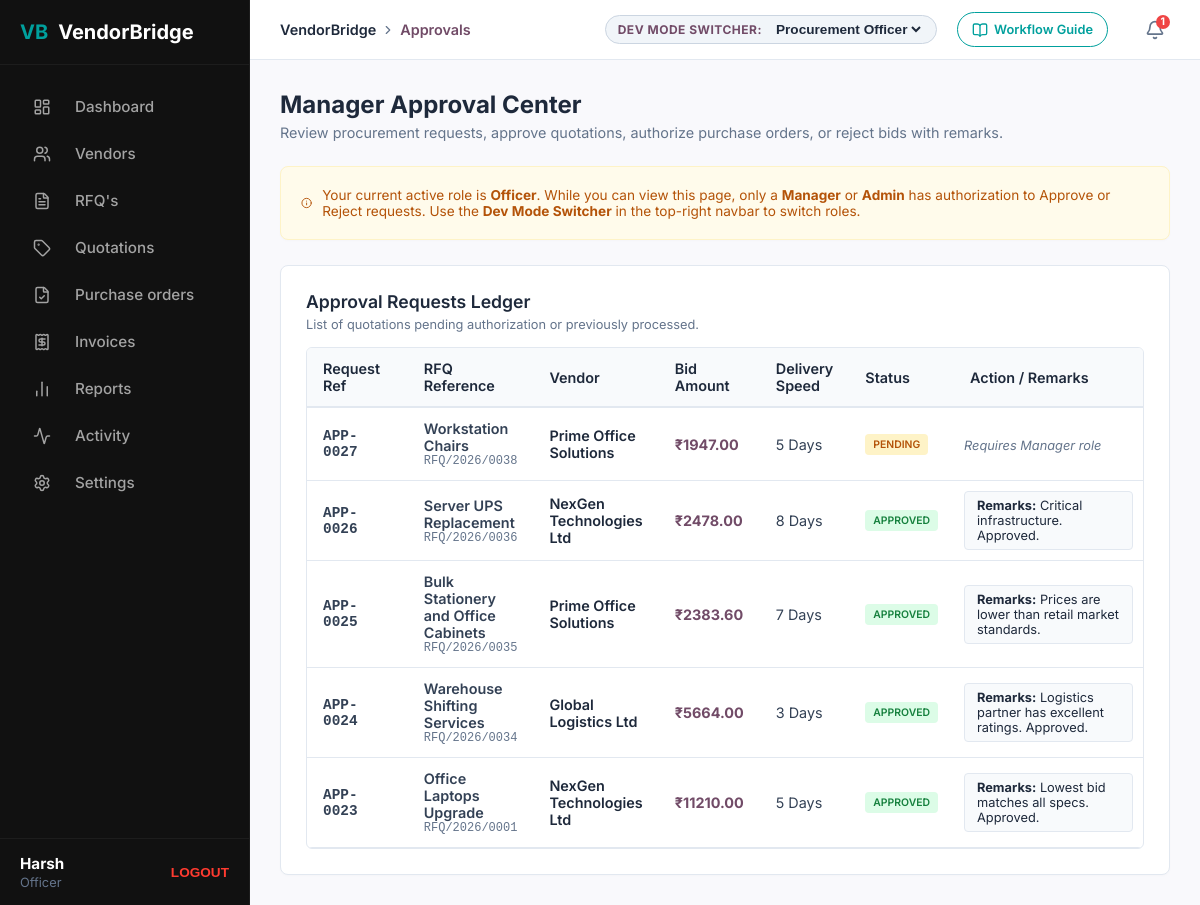
The app's page /approvals/ (signed in) with its own data.
### procurement/models.py (models this page shows, shortened)
class User(AbstractUser):
    ROLE_CHOICES = (
        ('Officer', 'Procurement Officer'),
        ('Vendor', 'Vendor'),
        ('Manager', 'Manager / Approver'),
        ('Admin', 'Admin'),
    )
    email = models.EmailField(unique=True)
    role = models.CharField(max_length=20, choices=ROLE_CHOICES, default='Officer')
    objects = UserManager()
    USERNAME_FIELD = 'email'
    REQUIRED_FIELDS = []

class Approval(models.Model):
    STATUS_CHOICES = (
        ('Pending', 'Pending'),
        ('Approved', 'Approved'),
        ('Rejected', 'Rejected'),
    )
    quotation = models.ForeignKey(Quotation, on_delete=models.CASCADE, related_name='approvals')
    approver = models.ForeignKey(User, on_delete=models.CASCADE, related_name='approvals_done')
    status = models.CharField(max_length=20, choices=STATUS_CHOICES, default='Pending')
    remarks = models.TextField(blank=True)
    created_at = models.DateTimeField(auto_now_add=True)

class Quotation(models.Model):
    STATUS_CHOICES = (
        ('Draft', 'Draft'),
        ('Submitted', 'Submitted'),
        ('Shortlisted', 'Shortlisted'),
        ('Approved', 'Approved'),
        ('Rejected', 'Rejected'),
    )
    rfq = models.ForeignKey(RFQ, on_delete=models.CASCADE, related_name='quotations')
    vendor = models.ForeignKey(VendorProfile, on_delete=models.CASCADE, related_name='quotations')
    delivery_timeline_days = models.IntegerField(default=7)
    items_quotation = models.JSONField() # Array of objects: [{name, spec, qty, unit_price}]
    subtotal = models.DecimalField(max_digits=12, decimal_places=2, default=0.00)
    tax_amount = models.DecimalField(max_digits=12, decimal_places=2, default=0.00)
    total_price = models.DecimalField(max_digits=12, decimal_places=2, default=0.00)
    notes = models.TextField(blank=True)
    status = models.CharField(max_length=20, choices=STATUS_CHOICES, default='Draft')
    created_at = models.DateTimeField(auto_now_add=True)

class RFQ(models.Model):
    STATUS_CHOICES = (
        ('Draft', 'Draft'),
        ('Sent', 'Sent'),
        ('Received', 'Quotations Received'),
        ('Compared', 'Compared'),
        ('Approved', 'Approved'),
        ('PO_Generated', 'PO Generated'),
        ('Cancelled', 'Cancelled'),
    )
    rfq_number = models.CharField(max_length=50, unique=True, editable=False)
    title = models.CharField(max_length=255)
    description = models.TextField(blank=True)
    items = models.JSONField()  # Array of objects: [{name, spec, qty}]
    deadline = models.DateTimeField()
    status = models.CharField(max_length=20, choices=STATUS_CHOICES, default='Draft')
    created_by = models.ForeignKey(User, on_delete=models.CASCADE, related_name='created_rfqs')
    assigned_vendors = models.ManyToManyField(VendorProfile, related_name='assigned_rfqs')
    created_at = models.DateTimeField(auto_now_add=True)
    updated_at = models.DateTimeField(auto_now=True)

class VendorProfile(models.Model):
    STATUS_CHOICES = (
        ('Active', 'Active'),
        ('Suspended', 'Suspended'),
        ('Under Review', 'Under Review'),
    )
    user = models.OneToOneField(User, on_delete=models.CASCADE, related_name='vendor_profile', null=True, blank=True)
    name = models.CharField(max_length=255)
    category = models.CharField(max_length=100) # e.g. IT Hardware, Office Supplies, Services
    gst_number = models.CharField(max_length=15, unique=True)
    contact_email = models.EmailField()
    phone = models.CharField(max_length=15)
    address = models.TextField()
    rating = models.FloatField(default=5.0)
    status = models.CharField(max_length=20, choices=STATUS_CHOICES, default='Active')
    contact_person = models.CharField(max_length=100, default="John Doe")
    risk_score = models.IntegerField(default=15)
    is_ai_recommended = models.BooleanField(default=False)

### procurement/views.py (the view)
    def wrapper(request, *args, **kwargs):
        if not request.user.is_authenticated:
            return redirect('/login/')
        return view_func(request, *args, **kwargs)

### procurement/views.py (called while the page is built, shortened)
def login_required_custom(view_func):
    def wrapper(request, *args, **kwargs):
        if not request.user.is_authenticated:
            return redirect('/login/')
        return view_func(request, *args, **kwargs)
    return wrapper

@login_required_custom
def approvals_view(request):
    approvals = Approval.objects.all().order_by('-id')
    context = {
        'active_tab': 'approvals',
        'approvals': approvals
    }
    return render(request, 'procurement/approvals.html', context)

### procurement/templates/procurement/approvals.html (shortened to what this page needs)
{% extends 'procurement/base.html' %}
{% load static %}
{% block page_title %}Approvals{% endblock %}
{% block content %}
<div class="dashboard-header" style="margin-bottom: 25px;">
  <h1>Manager Approval Center</h1>
  <p class="subtitle" style="margin-bottom: 0;">Review procurement requests, approve quotations, authorize purchase orders, or reject bids with remarks.</p>
</div>
{% if request.user.role != 'Manager' and request.user.role != 'Admin' %}
<div class="card" style="padding: 20px; background-color: #fffbeb; border: 1px solid #fef3c7; color: #b45309; margin-bottom: 25px; font-size: 0.85rem; display: flex; align-items: center; gap: 10px;">
  <i data-lucide="info" style="width: 18px; height: 18px;"></i>
  <span>
    Your current active role is <strong>{{ request.user.role }}</strong>. While you can view this page, only a <strong>Manager</strong> or <strong>Admin</strong> has authorization to Approve or Reject requests.
    Use the <strong>Dev Mode Switcher</strong> in the top-right navbar to switch roles.
  </span>
</div>
{% endif %}
<div class="card" style="margin-bottom: 0;">
  <h2 class="card-title">Approval Requests Ledger</h2>
  <p style="font-size: 0.8rem; color: var(--text-muted); margin-top: -10px; margin-bottom: 15px;">List of quotations pending authorization or previously processed.</p>
  <div class="table-container">
    <table class="erp-table">
      <thead>
        <tr>
          <th style="width: 140px;">Request Ref</th>
          <th>RFQ Reference</th>
          <th>Vendor</th>
          <th>Bid Amount</th>
          <th>Delivery Speed</th>
          <th>Status</th>
          <th style="width: 380px;">Action / Remarks</th>
        </tr>
      </thead>
      <tbody>
        {% for app in approvals %}
        <tr>
          <td style="font-family: monospace; font-weight: 700;">APP-{{ app.id|stringformat:"04d" }}</td>
          <td>
            <div style="font-weight: 600;">{{ app.quotation.rfq.title }}</div>
            <div style="font-family: monospace; font-size: 0.75rem; color: var(--text-muted);">{{ app.quotation.rfq.rfq_number }}</div>
          </td>
          <td>
            <span style="font-weight: 600; color: var(--text-dark);">{{ app.quotation.vendor.name }}</span>
          </td>
          <td style="font-weight: 700; color: var(--primary-purple);">₹{{ app.quotation.total_price|floatformat:2 }}</td>
          <td>{{ app.quotation.delivery_timeline_days }} Days</td>
          <td>
            <span class="badge" style="font-size: 0.65rem;
              {% if app.status == 'Pending' %}background-color: #fef3c7; color: #b45309;
              {% elif app.status == 'Approved' %}background-color: #dcfce7; color: #15803d;
              {% else %}background-color: #fee2e2; color: #b91c1c;{% endif %}">
              {{ app.status }}
            </span>
          </td>
          <td style="padding: 10px;">
            {% if app.status == 'Pending' %}
              {% if request.user.role == 'Manager' or request.user.role == 'Admin' %}
              <form method="POST" action="/approvals/" style="display: flex; gap: 6px; align-items: center; margin: 0;">
                {% csrf_token %}
                <input type="hidden" name="approval_id" value="{{ app.id }}">
                <input type="text" name="remarks" placeholder="Add remarks..." class="form-control" style="padding: 6px 10px; font-size: 0.8rem; flex-grow: 1; min-width: 100px; height: 32px;">
                <button type="submit" name="action" value="approve" class="btn" style="background-color: #10b981; border: 1px solid #10b981; color: white; padding: 0 12px; font-size: 0.75rem; height: 32px; display: inline-flex; align-items: center; gap: 4px; font-weight: 600; cursor: pointer; border-radius: 4px; transition: background-color 0.2s;">
                  <i data-lucide="check" style="width: 14px; height: 14px;"></i> Approve
                </button>
                <button type="submit" name="action" value="reject" class="btn" style="background-color: #ef4444; border: 1px solid #ef4444; color: white; padding: 0 12px; font-size: 0.75rem; height: 32px; display: inline-flex; align-items: center; gap: 4px; font-weight: 600; cursor: pointer; border-radius: 4px; transition: background-color 0.2s;">
                  <i data-lucide="x" style="width: 14px; height: 14px;"></i> Reject
                </button>
              </form>
              {% else %}
              <span style="font-size: 0.8rem; color: var(--text-muted); font-style: italic;">Requires Manager role</span>
              {% endif %}
            {% else %}
              <div style="font-size: 0.8rem; color: var(--text-dark); background-color: #f8fafc; padding: 6px 12px; border-radius: 4px; border: 1px solid var(--border-color);">
                <strong>Remarks:</strong> {{ app.remarks|default:"No remarks entered." }}
              </div>
            {% endif %}
          </td>
        </tr>
        {% endfor %}
      </tbody>
    </table>
  </div>
</div>
{% endblock %}

### procurement/templates/procurement/base.html (shortened to what this page needs)
{% load static %}
<!DOCTYPE html>
<html lang="en">
<head>
  <link rel="stylesheet" href="{% static 'procurement/css/styles.css' %}">
</head>
<body>
  <div class="app-container">
    <div class="sidebar no-print">
      <div class="sidebar-brand">
        <div class="sidebar-brand-logo">VB</div>
        <span>VendorBridge</span>
      </div>
      <ul class="sidebar-menu">
        <a href="/">
          <li class="sidebar-item {% if active_tab == 'dashboard' %}active{% endif %}">
            <i data-lucide="layout-dashboard"></i>
            <span>Dashboard</span>
          </li>
        </a>
        {% if request.user.role == 'Admin' or request.user.role == 'Officer' %}
        <a href="/vendors/">
          <li class="sidebar-item {% if active_tab == 'vendors' %}active{% endif %}">
            <i data-lucide="users"></i>
            <span>Vendors</span>
          </li>
        </a>
        {% endif %}
        {% if request.user.role == 'Admin' or request.user.role == 'Officer' or request.user.role == 'Vendor' %}
        <a href="/rfqs/">
          <li class="sidebar-item {% if active_tab == 'rfqs' %}active{% endif %}">
            <i data-lucide="file-text"></i>
            <span>RFQ's</span>
          </li>
        </a>
        {% endif %}
        {% if request.user.role == 'Admin' or request.user.role == 'Officer' or request.user.role == 'Vendor' %}
        <a href="/quotations/">
          <li class="sidebar-item {% if active_tab == 'quotations' %}active{% endif %}">
            <i data-lucide="tag"></i>
            <span>Quotations</span>
          </li>
        </a>
        {% endif %}
        <a href="/purchase-orders/">
          <li class="sidebar-item {% if active_tab == 'purchase_orders' %}active{% endif %}">
            <i data-lucide="file-check"></i>
            <span>Purchase orders</span>
          </li>
        </a>
        {% if request.user.role == 'Admin' or request.user.role == 'Officer' %}
        <a href="/invoices/">
          <li class="sidebar-item {% if active_tab == 'invoices' %}active{% endif %}">
            <i data-lucide="receipt"></i>
            <span>Invoices</span>
          </li>
        </a>
        {% endif %}
        {% if request.user.role == 'Admin' or request.user.role == 'Officer' or request.user.role == 'Manager' %}
        <a href="/reports/">
          <li class="sidebar-item {% if active_tab == 'reports' %}active{% endif %}">
            <i data-lucide="bar-chart-2"></i>
            <span>Reports</span>
          </li>
        </a>
        {% endif %}
        <a href="/activity/">
          <li class="sidebar-item {% if active_tab == 'activity' %}active{% endif %}">
            <i data-lucide="activity"></i>
            <span>Activity</span>
          </li>
        </a>
        <a href="/settings/">
          <li class="sidebar-item {% if active_tab == 'settings' %}active{% endif %}">
            <i data-lucide="settings"></i>
            <span>Settings</span>
          </li>
        </a>
      </ul>
      <div class="sidebar-footer">
        <div style="display: flex; align-items: center; justify-content: space-between; width: 100%;">
          <div style="display: flex; flex-direction: column;">
            <span style="color: white; font-weight: bold; font-size: 0.95rem;">
              {{ request.user.first_name|default:"vansh" }}
            </span>
            <span style="font-size: 0.8rem; color: #64748b; margin-top: 2px;">{{ request.user.role }}</span>
          </div>
          <form action="/logout/" method="post" style="margin: 0;">
            <button type="submit" style="background: transparent; border: none; color: #ff3b30; cursor: pointer; font-weight: bold; font-size: 0.85rem;">
              LOGOUT
            </button>
          </form>
        </div>
      </div>
    </div>
    <div class="main-layout">
      <header class="top-navbar no-print">
        <div class="navbar-left">
          <span class="breadcrumbs">
            <span>VendorBridge</span>
            <i data-lucide="chevron-right" style="width: 14px; height: 14px; color: var(--text-muted);"></i>
            <span style="color: var(--primary-purple);">{% block page_title %}Dashboard{% endblock %}</span>
          </span>
        </div>
        <div class="navbar-right">
          <div class="role-switcher-container">
            <span class="role-switcher-label">Dev Mode Switcher:</span>
            <select id="role-select" onchange="switchRole(this.value)">
              <option value="Officer" {% if request.user.role == 'Officer' %}selected{% endif %}>Procurement Officer</option>
            </select>
          </div>
          <button onclick="toggleWorkflowModal(true)" class="btn btn-outline" style="padding: 6px 14px; height: 35px; border-radius: 20px; font-size: 0.8rem; display: inline-flex; align-items: center; gap: 6px; border-color: var(--secondary-teal); color: var(--secondary-teal); background-color: transparent; cursor: pointer; margin-right: 12px;">
            <i data-lucide="book-open" style="width: 16px; height: 16px;"></i> Workflow Guide
          </button>
          <div style="position: relative;">
            <div class="notification-bell" onclick="toggleNotifications()">
              <i data-lucide="bell" style="width: 20px; height: 20px;"></i>
              <span id="unread-count" class="notification-badge" style="display: none;">0</span>
            </div>
          </div>
        </div>
      </header>
      <main class="content-area">
        {% block content %}{% endblock %}
      </main>
    </div>
  </div>
</body>
</html>

### procurement/templates/procurement/base.html (style rules this page uses)
.app-container { display: flex; height: 100vh; width: 100vw; overflow: hidden; }
.main-layout { flex-grow: 1; display: flex; flex-direction: column; height: 100vh; overflow: hidden; }
.content-area { flex-grow: 1; padding: 30px; overflow-y: auto; background-color: var(--bg-light); }
.sidebar-menu a { text-decoration: none; color: inherit; }
.role-switcher-container select { border: none; background: transparent; font-size: 0.85rem; font-weight: 600; color: var(--text-dark); outline: none; cursor: pointer; }
.notification-bell { position: relative; cursor: pointer; color: var(--text-muted); display: flex; align-items: center; justify-content: center; padding: 5px; border-radius: 50%; transition: background-color 0.2s; }
.notification-badge { position: absolute; top: 0; right: 0; background-color: #ef4444; color: white; font-size: 0.65rem; font-weight: 700; padding: 2px 5px; border-radius: 10px; line-height: 1; }
.sidebar-item svg, .sidebar-item i { margin-right: 12px !important; }

### records on screen
User: user.first_name "Harsh", user.role "Officer", role "Procurement Officer"
Approval: id "0027", quotation.rfq "Workstation Chairs", quotation.rfq.rfq_number "RFQ/2026/0038", quotation.vendor.name "Prime Office Solutions", quotation.total_price "1947.00", quotation.delivery_timeline_days "5", status "PENDING", shows "Requires Manager role"
Approval: id "0026", quotation.rfq "Server UPS Replacement", quotation.rfq.rfq_number "RFQ/2026/0036", quotation.vendor.name "NexGen Technologies Ltd", quotation.total_price "2478.00", quotation.delivery_timeline_days "8", status "APPROVED", remarks "Critical infrastructure. Approved."
Approval: id "0025", quotation.rfq "Bulk Stationery and Office Cabinets", quotation.rfq.rfq_number "RFQ/2026/0035", quotation.vendor.name "Prime Office Solutions", quotation.total_price "2383.60", quotation.delivery_timeline_days "7", status "APPROVED", remarks "Prices are lower than retail market standards."
Approval: id "0024", quotation.rfq "Warehouse Shifting Services", quotation.rfq.rfq_number "RFQ/2026/0034", quotation.vendor.name "Global Logistics Ltd", quotation.total_price "5664.00", quotation.delivery_timeline_days "3", status "APPROVED", remarks "Logistics partner has excellent ratings. Approved."
Approval: id "0023", quotation.rfq "Office Laptops Upgrade", quotation.rfq.rfq_number "RFQ/2026/0001", quotation.vendor.name "NexGen Technologies Ltd", quotation.total_price "11210.00", quotation.delivery_timeline_days "5", status "APPROVED", remarks "Lowest bid matches all specs. Approved."
